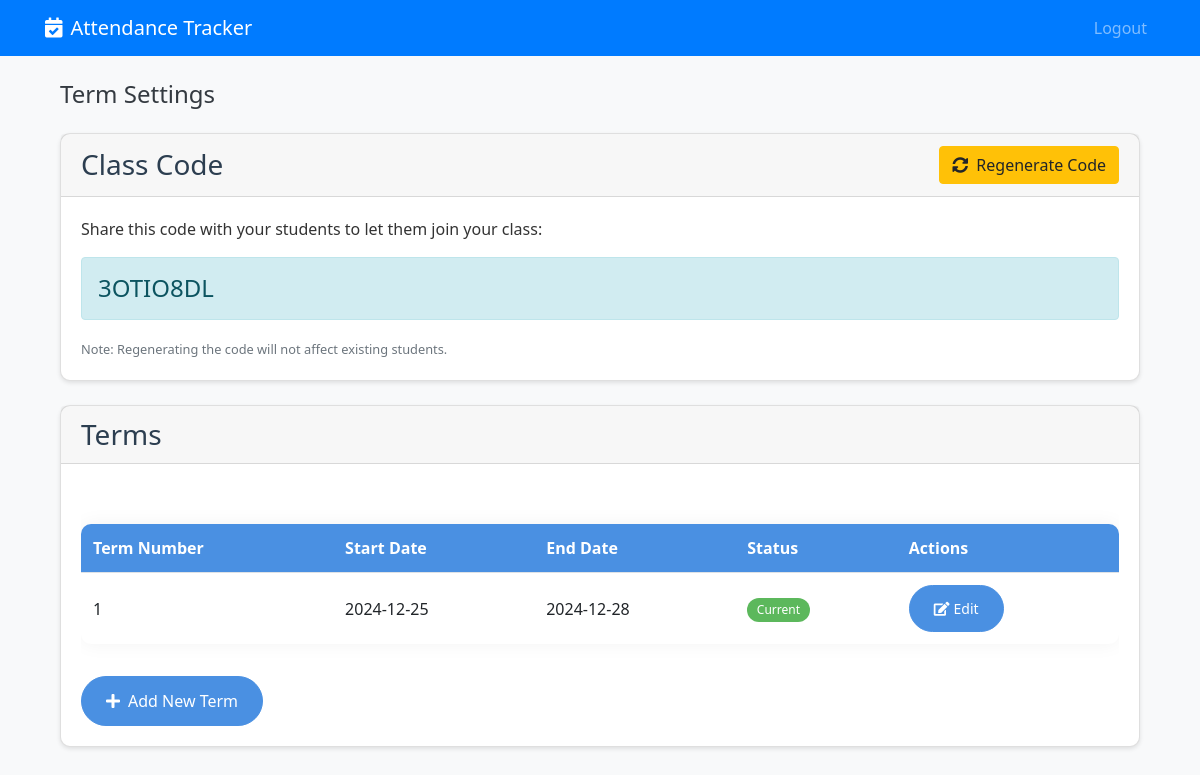
The page /term_settings (signed in) on the database its author committed.
### app.py (models this page shows, shortened)
class User(UserMixin, db.Model):
    id = db.Column(db.Integer, primary_key=True)
    name = db.Column(db.String(100), nullable=False)
    email = db.Column(db.String(120), unique=True, nullable=False)
    password = db.Column(db.String(60), nullable=False)
    role = db.Column(db.String(10), nullable=False, default='student')  # 'student' or 'teacher'
    student_id = db.Column(db.String(10), unique=True, nullable=True)  # Only for students
    created_at = db.Column(db.DateTime, default=datetime.utcnow)
    class_code = db.Column(db.String(8), unique=True, nullable=True)  # Only for teachers

class Term(db.Model):
    id = db.Column(db.Integer, primary_key=True)
    teacher_id = db.Column(db.Integer, db.ForeignKey('user.id'), nullable=False)
    term_number = db.Column(db.Integer, nullable=False)
    start_date = db.Column(db.Date, nullable=False)
    end_date = db.Column(db.Date, nullable=False)
    is_current = db.Column(db.Boolean, default=False)
    created_at = db.Column(db.DateTime, default=datetime.utcnow)

### app.py (the view, shortened to what this page needs)
@app.route('/term_settings', methods=['GET', 'POST'])
@login_required
def term_settings():
    if current_user.role != 'teacher':
        flash('Access denied.', 'danger')
        return redirect(url_for('index'))
    terms = Term.query.filter_by(teacher_id=current_user.id).order_by(Term.term_number).all()
    return render_template('term_settings.html', terms=terms)

### app.py (called while the page is built)
@login_manager.user_loader
def load_user(user_id):
    try:
        return User.query.get(int(user_id))
    except ValueError:
        if user_id == 'admin':
            admin_user = User.query.filter_by(email='admin').first()
            if admin_user:
                return admin_user
    return None

def is_mobile():
    user_agent = request.headers.get('User-Agent', '').lower()
    mobile_patterns = [
        'mobile', 'android', 'iphone', 'ipad', 'ipod',
        'blackberry', 'windows phone'
    ]
    return any(pattern in user_agent for pattern in mobile_patterns)

@app.context_processor
def utility_processor():
    return {
        'is_mobile': is_mobile()
    }

### templates/term_settings.html (shortened to what this page needs)
{% extends "base.html" %}
{% block content %}
<div class="container">
    <h2 class="mb-4">Term Settings</h2>
    <div class="card mb-4">
        <div class="card-header d-flex justify-content-between align-items-center">
            <h3 class="mb-0">Class Code</h3>
            <form method="POST" action="{{ url_for('regenerate_class_code') }}" class="d-inline">
                <button type="submit" class="btn btn-warning">
                    <i class="fas fa-sync-alt mr-2"></i>Regenerate Code
                </button>
            </form>
        </div>
        <div class="card-body">
            <p>Share this code with your students to let them join your class:</p>
            <div class="alert alert-info">
                <h4 class="alert-heading mb-0">{{ current_user.class_code }}</h4>
            </div>
            <small class="text-muted">Note: Regenerating the code will not affect existing students.</small>
        </div>
    </div>
    <div class="card">
        <div class="card-header">
            <h3 class="mb-0">Terms</h3>
        </div>
        <div class="card-body">
            {% if terms %}
            <div class="table-responsive">
                <table class="table table-hover">
                    <thead>
                        <tr>
                            <th>Term Number</th>
                            <th>Start Date</th>
                            <th>End Date</th>
                            <th>Status</th>
                            <th>Actions</th>
                        </tr>
                    </thead>
                    <tbody>
                        {% for term in terms %}
                        <tr>
                            <td>{{ term.term_number }}</td>
                            <td>{{ term.start_date.strftime('%Y-%m-%d') }}</td>
                            <td>{{ term.end_date.strftime('%Y-%m-%d') }}</td>
                            <td>
                                {% if term.is_current %}
                                <span class="badge badge-success">Current</span>
                                {% else %}
                                <span class="badge badge-secondary">Inactive</span>
                                {% endif %}
                            </td>
                            <td>
                                <button class="btn btn-sm btn-primary"
                                    data-toggle="modal"
                                    data-target="#editTermModal"
                                    data-term-id="{{ term.id }}"
                                    data-term-number="{{ term.term_number }}"
                                    data-start-date="{{ term.start_date.strftime('%Y-%m-%d') }}"
                                    data-end-date="{{ term.end_date.strftime('%Y-%m-%d') }}"
                                    data-is-current="{{ '1' if term.is_current else '0' }}">
                                    <i class="fas fa-edit mr-1"></i>Edit
                                </button>
                            </td>
                        </tr>
                        {% endfor %}
                    </tbody>
                </table>
            </div>
            {% else %}
            <p class="text-muted">No terms configured yet.</p>
            {% endif %}
            <button class="btn btn-primary mt-3" data-toggle="modal" data-target="#addTermModal">
                <i class="fas fa-plus mr-2"></i>Add New Term
            </button>
        </div>
    </div>
</div>
{% endblock %}

### static/css/styles.css (style rules this page uses)
:root { --primary-color: #4a90e2; --secondary-color: #5cb85c; --danger-color: #d9534f; --background-color: #f8f9fa; --text-color: #2c3e50; }
body { background-color: var(--background-color); color: var(--text-color); font-family: 'Segoe UI', Tahoma, Geneva, Verdana, sans-serif; }
h2 { margin-bottom: 20px; color: #343a40; font-size: 1.5rem; }
.btn-primary { background-color: var(--primary-color); border-color: var(--primary-color); padding: 12px 24px; border-radius: 25px; transition: all 0.3s ease; }
.card { border-radius: 15px; box-shadow: 0 4px 6px rgba(0,0,0,0.1); transition: transform 0.3s ease; }
.table { margin-top: 20px; background-color: #ffffff; border-radius: 10px; overflow: hidden; box-shadow: 0 0 20px rgba(0,0,0,0.05); }
.table thead th { background-color: var(--primary-color); color: white; border: none; }
.alert { margin-top: 1rem; margin-bottom: 1rem; padding: 1rem; border-radius: 0.25rem; border: 1px solid transparent; }
.alert-info { color: #0c5460; background-color: #d1ecf1; border-color: #bee5eb; }
.table-responsive { margin-top: 20px; }
.table th, .table td { white-space: nowrap; overflow: hidden; text-overflow: ellipsis; }
.badge { padding: 0.5em 0.8em; font-weight: 500; border-radius: 30px; }
.badge-success { background-color: var(--secondary-color); }
.table td { vertical-align: middle; }
.card { border-radius: 10px; box-shadow: 0 2px 4px rgba(0,0,0,0.1); }
.card-body p { margin-bottom: 0; color: #333; }

### rows shown on the page
User: class_code "3OTIO8DL"
Term: term_number "1", start_date "2024-12-25", end_date "2024-12-28", is_current "Current"
